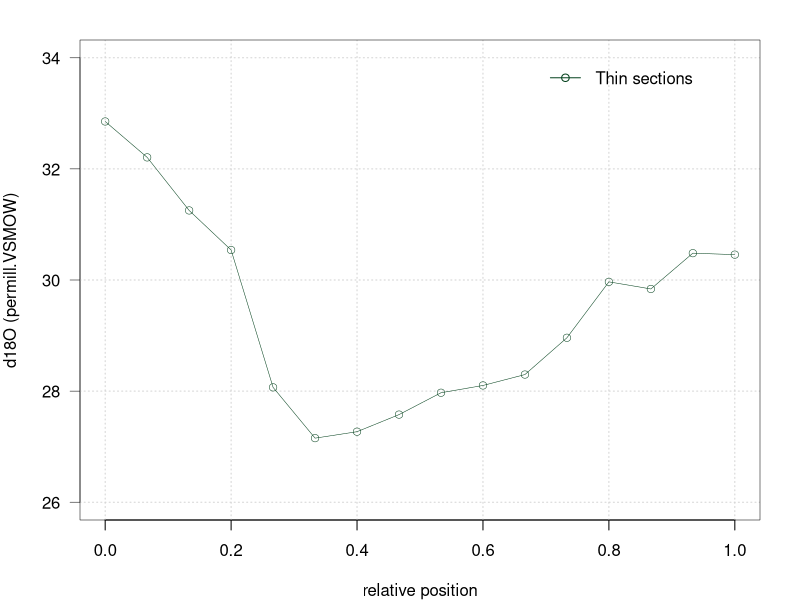
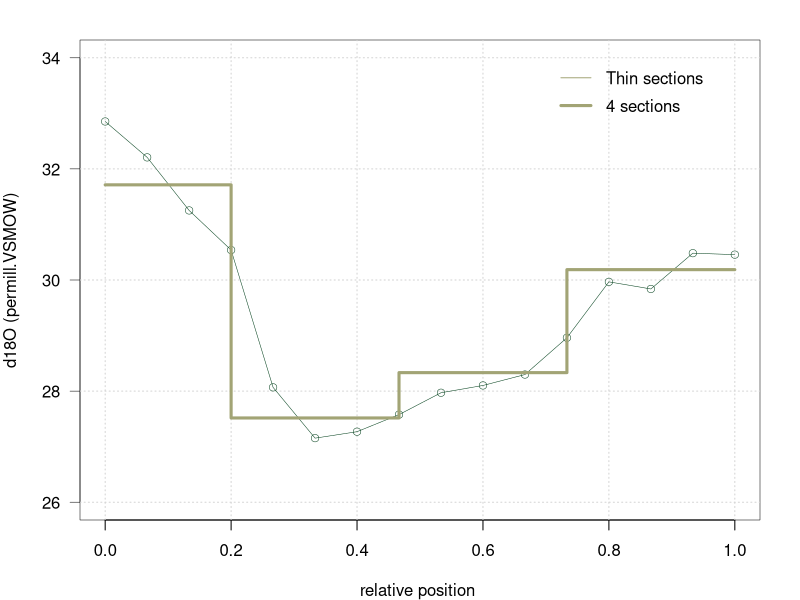
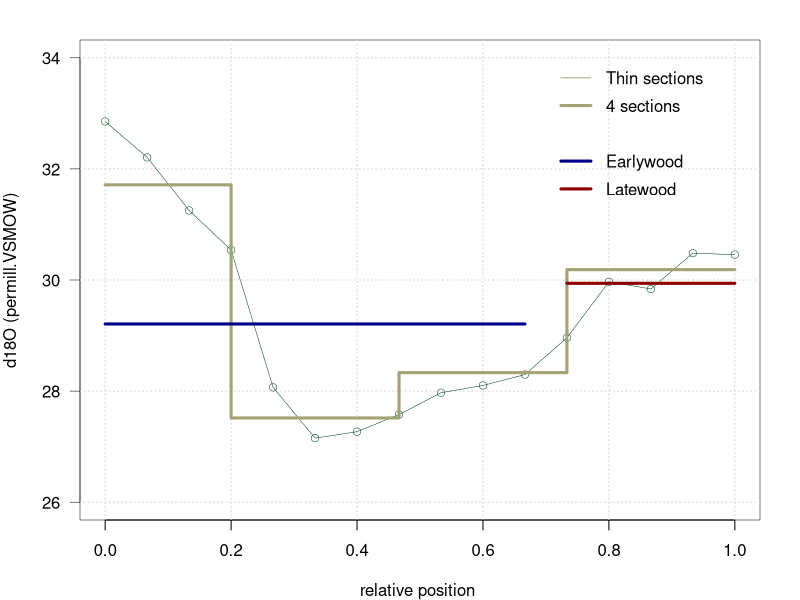
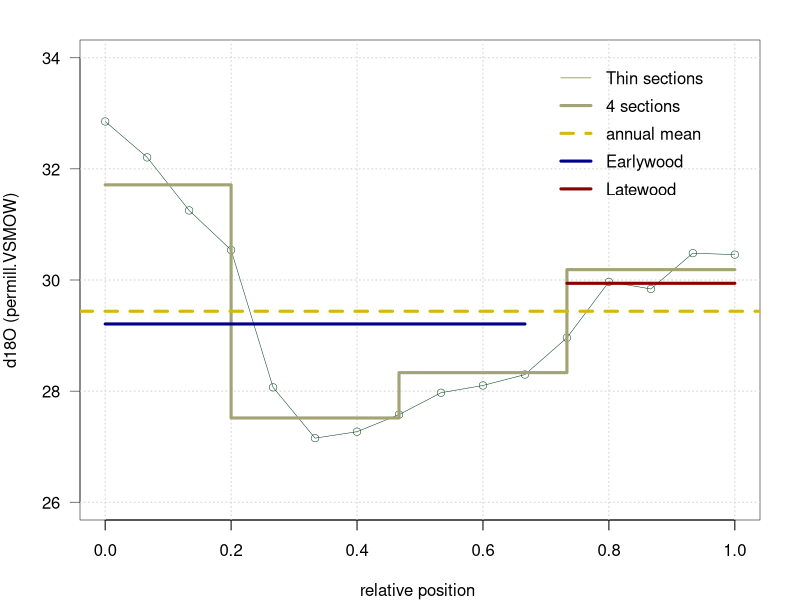
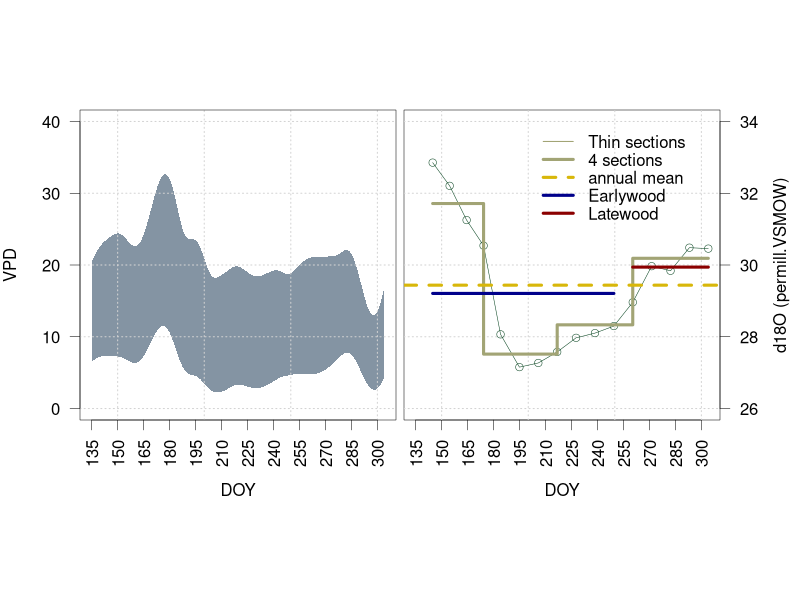
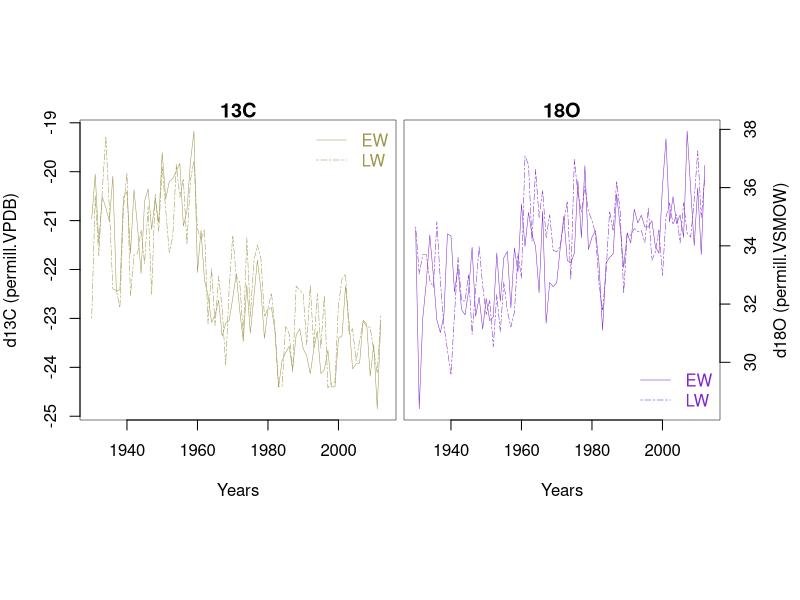
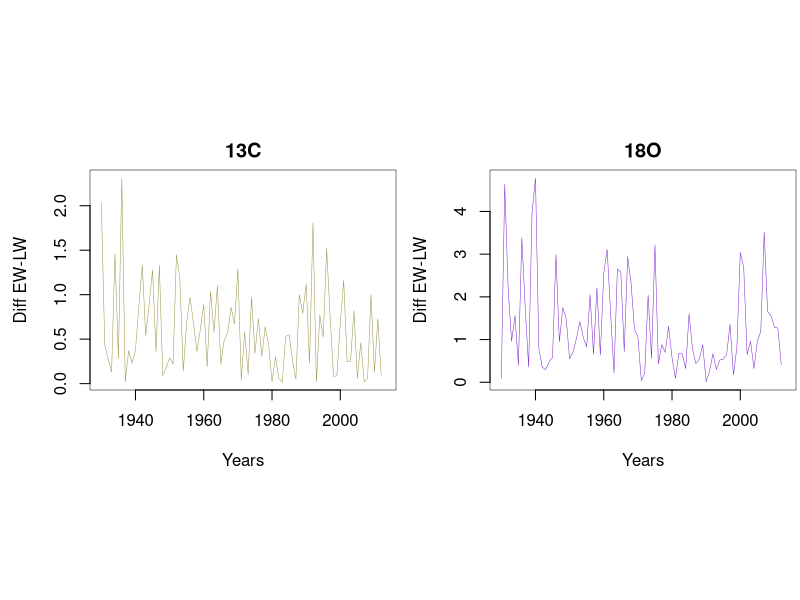
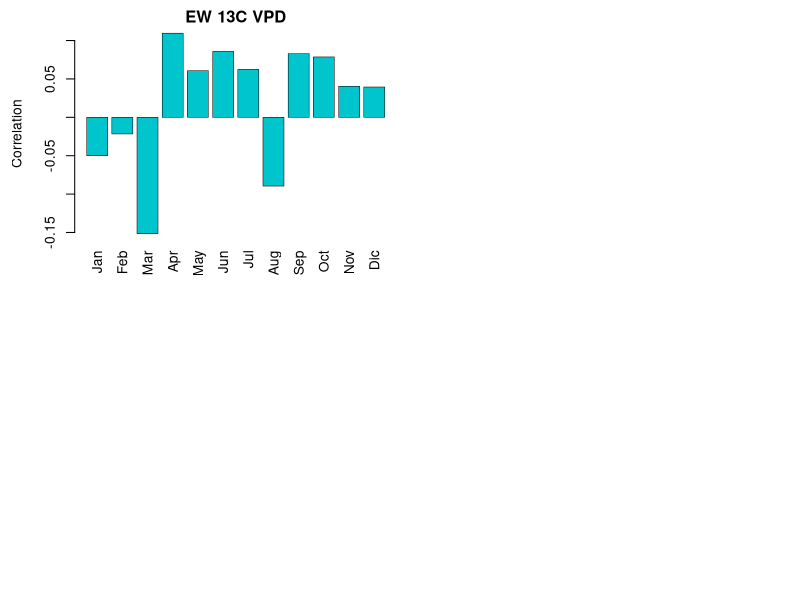

These figures' R source, in order: (Note: this script raises an error after producing the figures.)
## ---- chunk 1
# Read the high resolution 18O data for 1998.
HEL_98 <- read.csv("Data_Notebook5_part1/high_res_HEL_1998.csv") [,c(2,3,8)]
# color vector for plots
colb1 <- c("#D8B70A","#02401B","#A2A475","#D67236") 
## ---- chunk 2
par(mar=c(4,4,2,2),lwd=0.5)
plot(HEL_98[,3], HEL_98[,2], type="n", ylim=c(26,34), xlim=c(0,1), axes=F, xlab = "relative position", ylab = "d18O (permill.VSMOW)")
axis(1)
axis(2,lwd=0.5,las=2)
grid(lwd=1)
box()
lines( HEL_98[,3],HEL_98[,2], type="o",col=colb1[2],lwd=0.5, pch=1)
legend(x = 0.7, y = 34, legend = "Thin sections", col=colb1[2] , bty = "n",lwd=1,lty=1,pch = 1)
## ---- chunk 3
# select the sections per quarter
p25<- round(0.25*nrow(HEL_98),0)
p50<- round(0.50*nrow(HEL_98),0)
p75<- round(0.75*nrow(HEL_98),0)
p100<- round(1*nrow(HEL_98),0)
HEL_98_quarter  <- c(rep(mean(HEL_98[,2][1:p25], na.rm = T),length(1:p25)),
                  rep(mean(HEL_98[,2][(1+p25):p50], na.rm = T),length((1+p25):p50)),
                  rep(mean(HEL_98[,2][(1+p50):p75], na.rm = T),length((1+p50):p75)),
                  rep(mean(HEL_98[,2][(1+p75):p100], na.rm = T),length((1+p75):p100)))
## ---- chunk 4
par(mar=c(4,4,2,2),lwd=0.5)
plot(HEL_98[,3], HEL_98[,2], type="n", ylim=c(26,34), xlim=c(0,1), axes=F, xlab = "relative position ", ylab = "d18O (permill.VSMOW)");box()
axis(1)
axis(2,lwd=0.5,las=2)
grid(lwd=1)
lines( HEL_98[,3],HEL_98[,2], type="o",col=colb1[2],lwd=0.5, pch=1)
legend(x = 0.7, y = 34, legend = "Thin sections", col=colb1[3] , bty = "n",lwd=1)
# add the values of the quarters (equally distanced thin sections)
lines( HEL_98[,3],HEL_98_quarter, type="S",col=colb1[3],lwd=3)
legend(x = 0.7, y = 33.5, legend = "4 sections", col=colb1[3] , bty = "n",lwd=3)
## ---- chunk 5
#  We can estimate a % of EW and LW from total thin sections measurements as follows:
EW_1998 <- mean(HEL_98[,2][1:11], na.rm = T)
LW_1998 <- mean(HEL_98[,2][12:16], na.rm = T)
## ---- chunk 6
par(mar=c(4,4,2,2),lwd=0.5)
plot(HEL_98[,3], HEL_98[,2], type="n", ylim=c(26,34), xlim=c(0,1), axes=F, xlab = "relative position ", ylab = "d18O (permill.VSMOW)");box()
axis(1)
axis(2,lwd=0.5,las=2)
grid(lwd=1)
lines( HEL_98[,3],HEL_98[,2], type="o",col=colb1[2],lwd=0.5, pch=1)
legend(x = 0.7, y = 34, legend = "Thin sections", col=colb1[3] , bty = "n",lwd=1)
# add the values of the quarters (equally distanced thin sections)
lines( HEL_98[,3],HEL_98_quarter, type="S",col=colb1[3],lwd=3)
legend(x = 0.7, y = 33.5, legend = "4 sections", col=colb1[3] , bty = "n",lwd=3)
# Add the values EW and LW 
lines(HEL_98[,3][1:11], rep(EW_1998, 11),type="s",col="darkblue",lwd=3  )#EW
legend(x = 0.7, y = 32.5, legend = "Earlywood", col="darkblue" , bty = "n",lwd=3)
lines(HEL_98[,3][12:16], rep(LW_1998, 5),type="s",col="darkred",lwd=3  )#LW
legend(x = 0.7, y = 32, legend = "Latewood", col="darkred" , bty = "n",lwd=3)
## ---- chunk 7
#Here you will need to estimate the  average of the ring based on the thin sections provided.
# example 
HEL_98_complete <- mean(HEL_98[,2])
## ---- chunk 8
par(mar=c(4,4,2,2),lwd=0.5)
plot(HEL_98[,3], HEL_98[,2], type="n", ylim=c(26,34), xlim=c(0,1), axes=F, xlab = "relative position ", ylab = "d18O (permill.VSMOW)");box()
axis(1)
axis(2,lwd=0.5,las=2)
grid(lwd=1)
lines( HEL_98[,3],HEL_98[,2], type="o",col=colb1[2],lwd=0.5, pch=1)
legend(x = 0.7, y = 34, legend = "Thin sections", col=colb1[3] , bty = "n",lwd=1)
# add the values of the quarters (equally distanced thin sections)
lines( HEL_98[,3],HEL_98_quarter, type="S",col=colb1[3],lwd=3)
legend(x = 0.7, y = 33.5, legend = "4 sections", col=colb1[3] , bty = "n",lwd=3)
# Add the values EW and LW 
lines(HEL_98[,3][1:11], rep(EW_1998, 11),type="s",col="darkblue",lwd=3  )#EW
legend(x = 0.7, y = 32.5, legend = "Earlywood", col="darkblue" , bty = "n",lwd=3)
lines(HEL_98[,3][12:16], rep(LW_1998, 5),type="s",col="darkred",lwd=3  )#LW
legend(x = 0.7, y = 32, legend = "Latewood", col="darkred" , bty = "n",lwd=3)
# add the annual 18O value
abline(h = HEL_98_complete,col=colb1[1],lwd=3,lty=2)
legend(x = 0.7, y = 33, legend = "annual mean", col=colb1[1] , bty = "n",lwd=3,lty=2)
## ---- chunk 9
#read VPD data for this site
VPD_HEL <- read.csv("Data_Notebook5_part1/VPD_1998_1999_HEL.csv" )[,c(2,3,4)]
# Note that the VPD values are reported for Day of the year
par(mar=c(4,4,0.5,0.2),lwd=0.5)
layout(matrix(1:2,nrow = 1, ncol = 2,byrow = T), widths = c(2,2),heights = c(2),respect = TRUE)

#VPD_1998
plot(x = c(1:10),y=c(1:10),xlim = c(135,304), ylim = c(0,40) , type = "n", axes = F, xlab = "DOY", ylab = "VPD")
polygon(x = c(VPD_HEL[,1], rev(VPD_HEL[,1])), y = c(VPD_HEL[,2], rev(VPD_HEL[,3])), border = F, col = rgb(0.2,0.3,0.4,0.6))
axis(1, at = seq(135,304,15),lwd=0.5,las=2)
axis(2,at = seq(0,40, 10), las=2,lwd=0.5)
grid(lwd=1)
box()

# Note that the d18O values are plotted vs  Day of the year
par(mar=c(4,0.2,0.5,4),lwd=0.5)
plot(HEL_98[,1], HEL_98[,2], type="n", ylim=c(26,34), xlim=c(135,304), axes=F, xlab = "DOY", ylab = "");box()
  axis(1, at = seq(135,304,15),lwd=0.5,las=2)
  axis(4,lwd=0.5,las=2)
  grid(lwd=1)
lines( HEL_98[,1],HEL_98[,2], type="o",col=colb1[2],lwd=0.5, pch=1)
  legend(x = 200, y = 34, legend = "Thin sections", col=colb1[3] , bty = "n",lwd=1)
# add the values of the quarters (equally distanced thin sections)
lines( HEL_98[,1],HEL_98_quarter, type="S",col=colb1[3],lwd=3)
  legend(x = 200, y = 33.5, legend = "4 sections", col=colb1[3] , bty = "n",lwd=3)
# Add the values EW and LW 
lines(HEL_98[,1][1:11], rep(EW_1998, 11),type="s",col="darkblue",lwd=3  )#EW
  legend(x = 200, y = 32.5, legend = "Earlywood", col="darkblue" , bty = "n",lwd=3)
lines(HEL_98[,1][12:16], rep(LW_1998, 5),type="s",col="darkred",lwd=3  )#LW
  legend(x = 200, y = 32, legend = "Latewood", col="darkred" , bty = "n",lwd=3)
# add the annual 18O value
abline(h = HEL_98_complete,col=colb1[1],lwd=3,lty=2)
  legend(x = 200, y = 33, legend = "annual mean", col=colb1[1] , bty = "n",lwd=3,lty=2)
mtext("d18O (permill.VSMOW)",side = 4, line = 2.5)
## ---- chunk 10
RCP_iso <- read.csv("Data_Notebook5_part2/RCP_Isotope_data_EW_LW.csv")[,c(2:5)]
EW.13C <- ts(RCP_iso[,1], start=1930, frequency=1)
LW.13C <- ts(RCP_iso[,2], start=1930, frequency=1)
EW.18O <- ts(RCP_iso[,3], start=1930, frequency=1)
LW.18O <- ts(RCP_iso[,4], start=1930, frequency=1)
## ---- chunk 11
par(mar=c(4,4,1,0.2))
layout(matrix(1:2,nrow = 1, ncol = 2,byrow = T), widths = c(2,2),heights = c(2,2),respect = TRUE)
plot(EW.13C,ylab="d13C (permill.VPDB)",xlab="Years", col="#9C964A",main="13C")
lines(LW.13C,col="#9C964A", lty=6)
legend("topright", c("EW","LW"), lty=c(1,6), col=c("#9C964A","#9C964A"), text.col =c("#9C964A","#9C964A"), bty = "n")

par(mar=c(4,0.2,1,4))
plot(EW.18O,ylab="",xlab="Years", col="purple3",main="18O", axes=F)
lines(LW.18O,col="purple3", lty=6)
axis(1)
axis(4)
box()
mtext("d18O (permill.VSMOW)", side = 4, line = 2.5)
legend("bottomright", c("EW","LW"), lty=c(1,6), col=c("purple3","purple3"), text.col =c("purple3","purple3"), bty = "n")
## ---- chunk 12
# First  calculate the difference between EW and LW for each isotope
diff.13C <- abs(LW.13C-EW.13C)
diff.18O <- abs(LW.18O-EW.18O)
## ---- chunk 13
par(mar=c(4,4.5,2,0.2))
layout(matrix(1:2,nrow = 1, ncol = 2,byrow = T), widths = c(2,2),heights = c(1.7,1.7),respect = TRUE)
ts.plot(diff.13C,ylab="Diff EW-LW",xlab="Years", col="#9C964A",main="13C")
ts.plot(diff.18O,ylab="Diff EW-LW",xlab="Years", col="purple3",main="18O")
## ---- chunk 14
# Read climate variables: VPD and precipitation. These data are from PRISM and cover the period from 1895-2015
RCP.vpd <- ts((read.csv("Data_Notebook5_part2/RCP_VPD_prism(monthly_1895_2015).csv")[,c(2:13)]), start=1895, frequency=1)
RCP.pcp <- ts((read.csv("Data_Notebook5_part2/RCP_precipitation_(mm)_1901-2012.csv")[,c(2:13)]), start=1901, frequency=1)
# Note that you need to subset the climate data for the period of the tree ring record (1930-2012)
## ---- chunk 15
# you can use monthly averages to look at seasonal patterns of VPD and PCP (barplot)
## ---- chunk 16
# For VPD
EW.13C.vpd <- ts.union(EW.13C,RCP.vpd)
LW.13C.vpd <- ts.union(LW.13C,RCP.vpd)
EW.18O.vpd <- ts.union(EW.18O,RCP.vpd)
EW.18O.vpd <- ts.union(EW.18O,RCP.vpd)

# For Precipitation
EW.13C.pcp <- ts.union(EW.13C,RCP.pcp)
LW.13C.pcp <- ts.union(LW.13C,RCP.pcp)
EW.18O.pcp <- ts.union(EW.18O,RCP.pcp)
EW.18O.pcp <- ts.union(EW.18O,RCP.pcp)

## ---- chunk 17
# here is an example for EW13C and VPD including renaming the columns for better plots
correl.EW.13C.vpd <- cor(EW.13C.vpd,use="p"); colnames(correl.EW.13C.vpd) <- c("EW.13C", colnames(RCP.vpd))
# repeat these steps for the other tree ring subdivisions and climate variables
## ---- chunk 18
# here is a skeleton for a plot that includes only EW13C and VPD
# you will need to add the plots for other variables. 
layout(matrix(1:4,nrow = 2, ncol = 2,byrow = F), widths = c(4,4,4,4),heights = c(3,3,3,3),respect = TRUE)
barplot(correl.EW.13C.vpd[1,2:13],las=3,col=c("turquoise3"),ylab="Correlation", main="EW 13C VPD")
# add other subdivisions
# You can repeat the plot for precipitations
## ---- chunk 19
# Combine matrices
diff.13C.vpd <- ts.union(diff.13C, RCP.vpd)
diff.18O.vpd <- ts.union(diff.18O, RCP.vpd)

diff.13C.pcp <- ts.union(diff.13C, RCP.pcp)
diff.18O.pcp <- ts.union(diff.18O, RCP.pcp)

# run correlations
corr.diff.13C.vpd <- cor(diff.13C.vpd,use="p"); colnames(corr.diff.13C.vpd) <- c("diff.13C", colnames(RCP.vpd))
corr.diff.18O.vpd <- cor(diff.18O.vpd,use="p"); colnames(corr.diff.18O.vpd) <- c("diff.18O", colnames(RCP.vpd))

corr.diff.13C.pcp <- cor(diff.13C.pcp,use="p"); colnames(corr.diff.13C.pcp) <- c("diff.13C", colnames(RCP.vpd))
corr.diff.18O.pcp <- cor(diff.18O.pcp,use="p"); colnames(corr.diff.18O.pcp) <- c("diff.18O", colnames(RCP.vpd))
## ---- chunk 20
# here is one example
corr.diff.13C.vpd [1,2:13]
## ---- chunk 21
# here is an example with MAY VPD 
linear.diff.13C.vpd <- lm(diff.13C~ RCP.vpd[,"May"])
